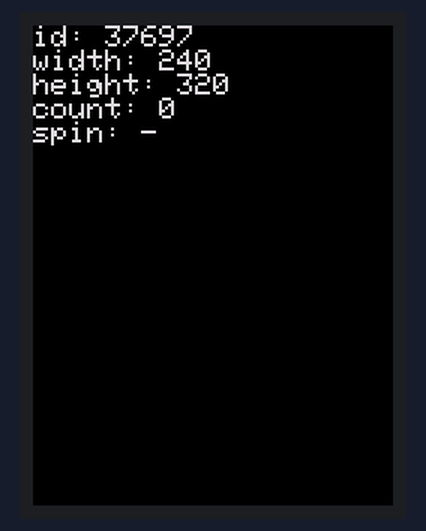
Recording of a sketch running on a simulated Arduino Uno, built with avr-gcc and run on an emulated ATmega328P. On the bench: 240×320 colour display.

Above: at 0.28 s.
At 5.23 s:
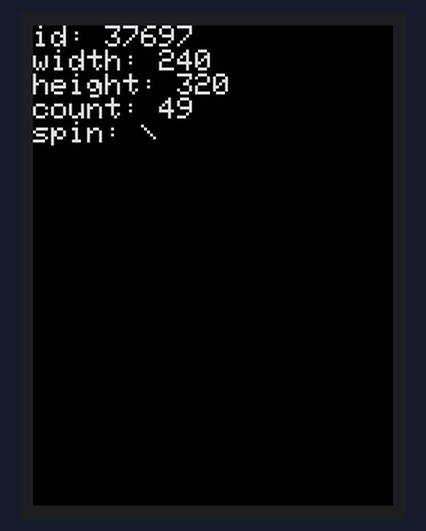
At 10.18 s:
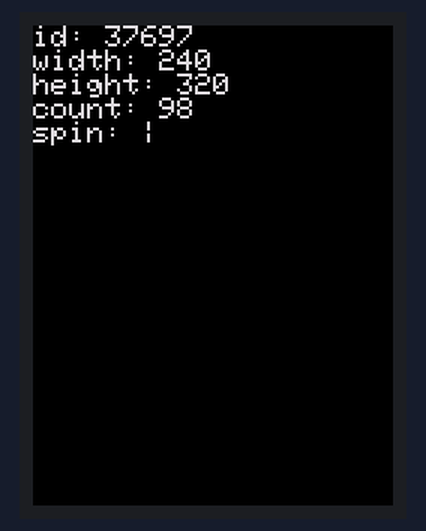
At 20.11 s:
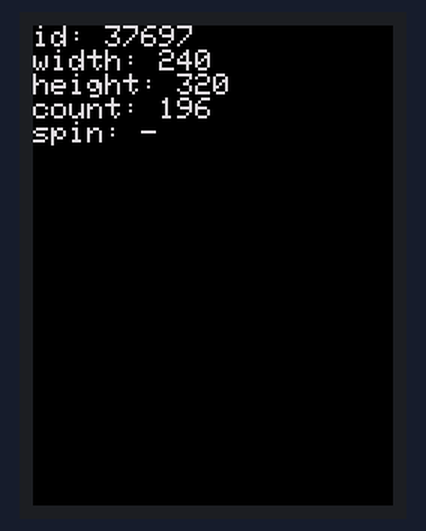
At 29.94 s:
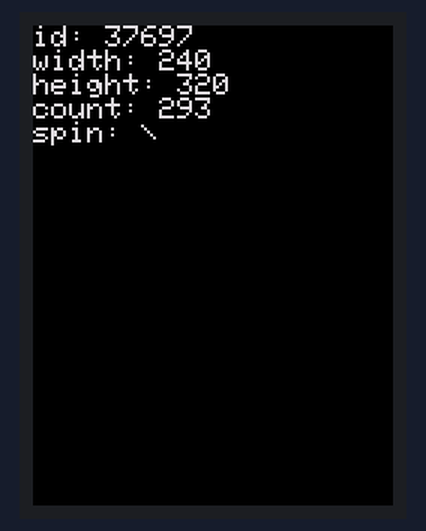
At 39.87 s:
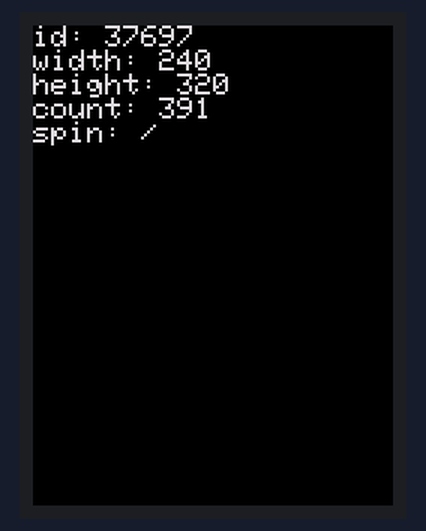

The sketch:

tftTest.ino
```cpp
/*
   Small Program to Simulate a Numpad using a 2.4" TFT Touchscreen
   Program does not act as an USB HID Device, for reference purposes only
   Tested on Arduino UNO Only and 0x9341
   By William Tavares

   Note:
   This version is coplete with styling and numbers,
   if you want the smaller version get the "numpad-layout" program
   from my Github https://github.com/williamtavares/Arduino-Uno-NumPad

   Open the Serial Monitor to see the program running
   Enjoy!
*/

#include <Adafruit_GFX.h>
#include <Adafruit_TFTLCD.h>

//SPI Communication
#define LCD_CS A3
#define LCD_CD A2
#define LCD_WR A1
#define LCD_RD A0
// optional
#define LCD_RESET A4

//Color Definitons
#define BLACK     0x0000
#define BLUE      0x001F
#define GREY      0xCE79
#define LIGHTGREY 0xDEDB
#define RED     0xF800
#define GREEN   0x07E0
#define CYAN    0x07FF
#define MAGENTA 0xF81F
#define YELLOW  0xFFE0
#define WHITE   0xFFFF

#define MINPRESSURE 1
#define MAXPRESSURE 1000

const char j[4] = {'-','\\','|','/'};

int x1 = 0;
int y1 = 0;
int x2 = 0;
int y2 = 0;
int i = 0;

Adafruit_TFTLCD tft(LCD_CS, LCD_CD, LCD_WR, LCD_RD, LCD_RESET);

void setup() {
  Serial.begin(9600);

  tft.reset();
  delay(1);
  uint16_t identifier = tft.readID();
  tft.begin(identifier);

  //Background color
  tft.fillScreen(BLACK);

  tft.setTextSize(2);
  tft.setTextColor(LIGHTGREY);
  tft.setCursor(0, 0);
  tft.print("id: ");
  tft.println(identifier);
  tft.print("width: ");
  tft.println(tft.width());
  tft.print("height: ");
  tft.println(tft.height());

  tft.print("count: ");
  x1 = tft.getCursorX();
  y1 = tft.getCursorY();
  tft.println(i);

  tft.print("spin: ");
  x2 = tft.getCursorX();
  y2 = tft.getCursorY();
  tft.println(j[i%4]);
}

void loop() {
  delay(100);
  tft.setTextColor(BLACK);
  tft.setCursor(x1, y1);
  tft.println(i);
  tft.setCursor(x2, y2);
  tft.println(j[i%4]);

  i++;
  tft.setTextColor(LIGHTGREY);
  tft.setCursor(x1, y1);
  tft.println(i);
  tft.setCursor(x2, y2);
  tft.println(j[i%4]);


}
```
